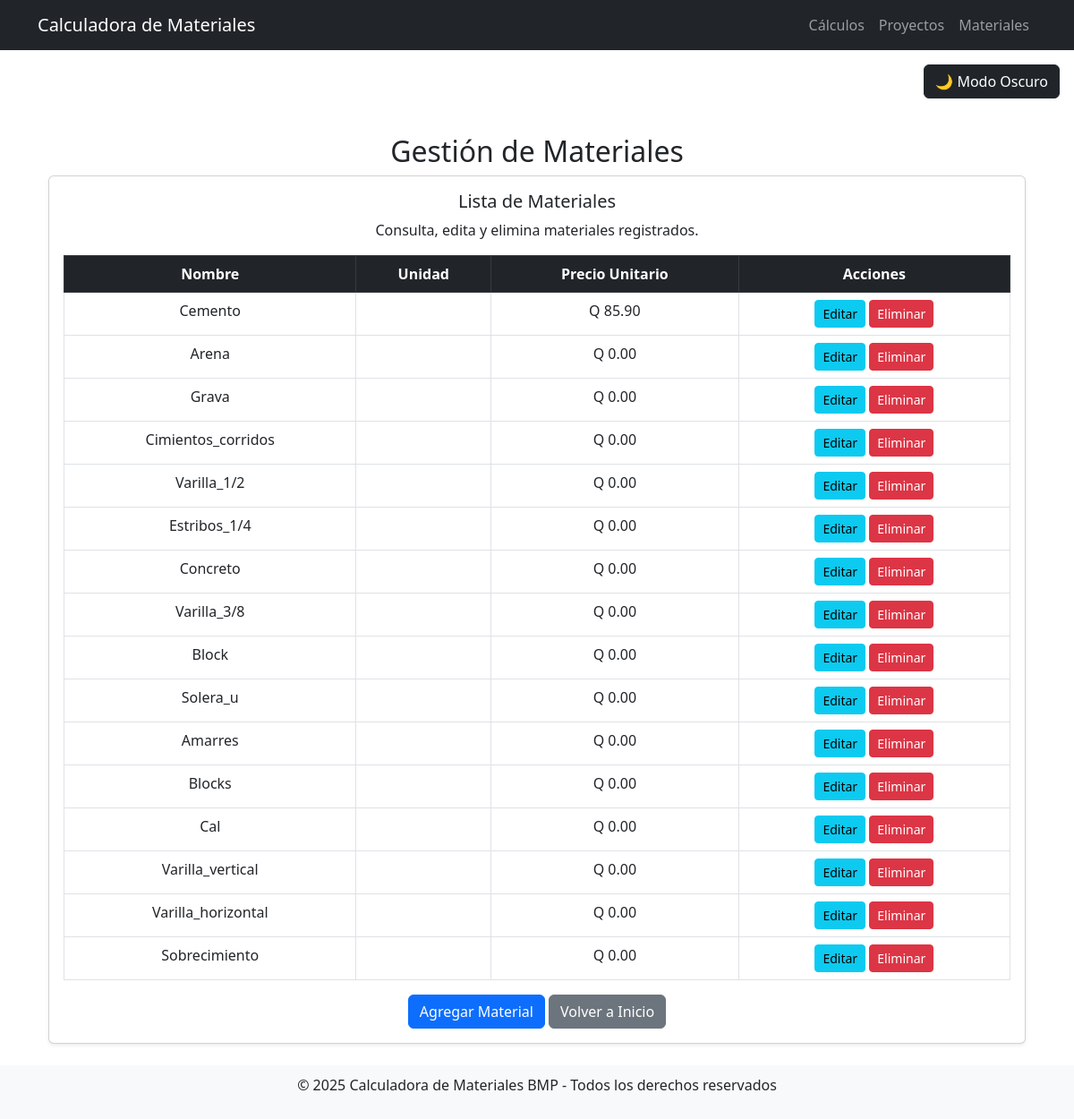
/calculos/materiales/, run on an earlier commit of the app's database.
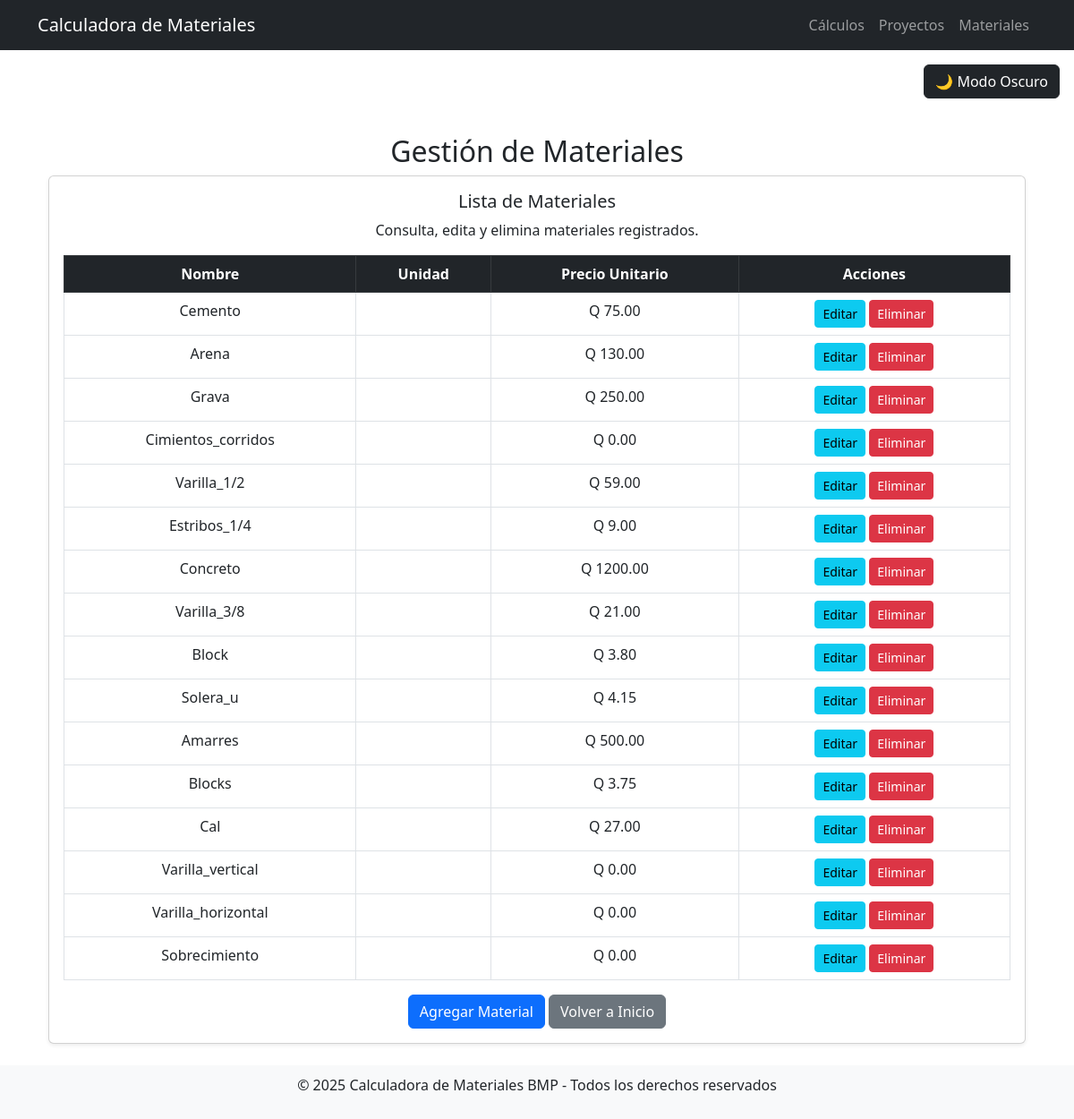
And on a later commit of the database.
### materiales/models.py (models this page shows, shortened)
class Material(models.Model):
    nombre = models.CharField(max_length=100, unique=True)
    unidad = models.CharField(max_length=20, choices=UNIDADES_MEDIDA, default='unidad')
    precio_unitario = models.DecimalField(max_digits=10, decimal_places=2)
    cantidad_consumida = models.FloatField(default=0.0, help_text="Cantidad total de material consumido")
    cantidad_pendiente = models.FloatField(default=0.0, help_text="Cantidad total de material pendiente")

### calculos/views.py (the view)
# urls.py: path('materiales/', gestionar_materiales, name='gestionar_materiales'),
def gestionar_materiales(request):
    materiales = Material.objects.all()
    return render(request, 'calculos/gestionar_materiales.html', {'materiales': materiales})

### calculos/templates/calculos/gestionar_materiales.html
{% extends 'base.html' %}
{% block content %}
<div class="container mt-4">
    <h2 class="text-center">Gestión de Materiales</h2>
    <div class="row text-center">
        <div class="col-md-12">
            <div class="card shadow-sm">
                <div class="card-body">
                    <h5 class="card-title">Lista de Materiales</h5>
                    <p class="card-text">Consulta, edita y elimina materiales registrados.</p>
                    <table class="table table-bordered mt-3">
                        <thead class="table-dark">
                            <tr>
                                <th>Nombre</th>
                                <th>Unidad</th>
                                <th>Precio Unitario</th>
                                <th>Acciones</th>
                            </tr>
                        </thead>
                        <tbody>
                            {% for material in materiales %}
                            <tr>
                                <td>{{ material.nombre }}</td>
                                <td>{{ material.unidad_medida }}</td>
                                <td>Q {{ material.precio_unitario }}</td>
                                <td>
                                    <a href="{% url 'editar_material' material.id %}" class="btn btn-info btn-sm">Editar</a>
                                    <a href="{% url 'eliminar_material' material.id %}" class="btn btn-danger btn-sm">Eliminar</a>
                                </td>
                            </tr>
                            {% empty %}
                            <tr>
                                <td colspan="4" class="text-center">No hay materiales registrados.</td>
                            </tr>
                            {% endfor %}
                        </tbody>
                    </table>
                    <a href="{% url 'agregar_material' %}" class="btn btn-primary">Agregar Material</a>
                    <a href="{% url 'home' %}" class="btn btn-secondary">Volver a Inicio</a>
                </div>
            </div>
        </div>
    </div>
</div>
{% endblock %}

What changed in the data, as far as the page shows it:
changed Material "Cemento": precio_unitario "85.90" → "75.00"
changed Material "Arena": precio_unitario "0.00" → "130.00"
changed Material "Grava": precio_unitario "0.00" → "250.00"
changed Material "Varilla_1/2": precio_unitario "0.00" → "59.00"
changed Material "Estribos_1/4": precio_unitario "0.00" → "9.00"
changed Material "Concreto": precio_unitario "0.00" → "1200.00"
changed Material "Varilla_3/8": precio_unitario "0.00" → "21.00"
changed Material "Block": precio_unitario "0.00" → "3.80"
changed Material "Solera_u": precio_unitario "0.00" → "4.15"
changed Material "Amarres": precio_unitario "0.00" → "500.00"
changed Material "Blocks": precio_unitario "0.00" → "3.75"
changed Material "Cal": precio_unitario "0.00" → "27.00"
